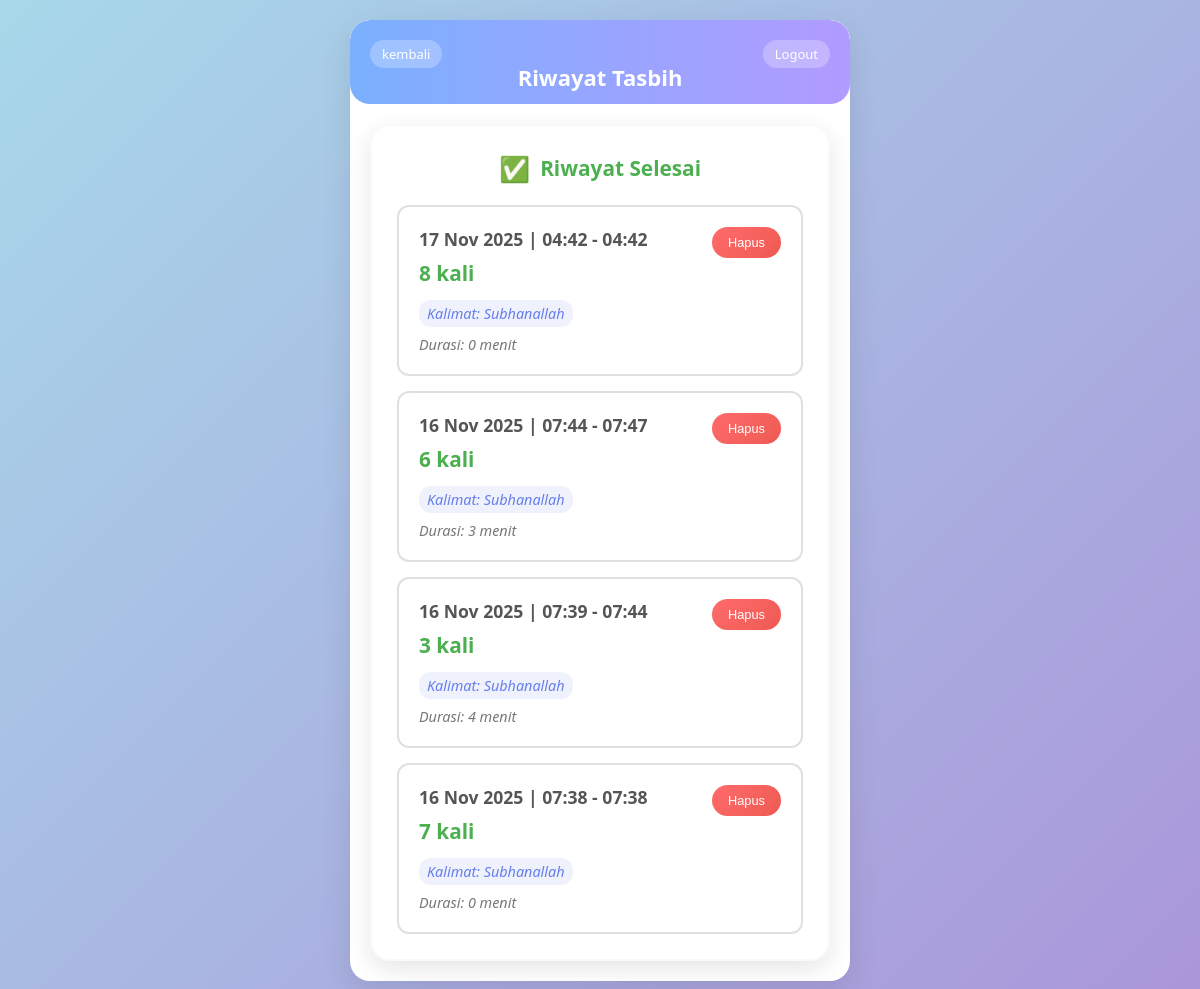
The app's page /history.php (signed in) with its own data.
### tables this page shows
CREATE TABLE `tasbih_records` (
  `id` int NOT NULL,
  `user_id` int DEFAULT NULL,
  `count` int NOT NULL,
  `date` date NOT NULL,
  `start_time` timestamp NULL DEFAULT NULL,
  `end_time` timestamp NULL DEFAULT NULL,
  `thayyibah_text` varchar(255) DEFAULT 'Subhanallah',
  `created_at` timestamp NULL DEFAULT CURRENT_TIMESTAMP,
  `updated_at` timestamp NULL DEFAULT CURRENT_TIMESTAMP ON UPDATE CURRENT_TIMESTAMP
);

### history.php (the view, shortened to what this page needs)
<?php
include 'config.php';
$user_id = $_SESSION['user_id'];
try {
    $stmt = $pdo->prepare("SELECT id, count, date, start_time, end_time, thayyibah_text FROM tasbih_records WHERE user_id = ? AND end_time IS NOT NULL ORDER BY end_time DESC");
    $stmt->execute([$user_id]);
    $records = $stmt->fetchAll();
} catch(PDOException $e) {
    $records = [];
    $active_sessions = [];
    $total_count = 0;
}
?>
<!DOCTYPE html>
<html lang="id">
<head>
    <link rel="stylesheet" href="style.css">
</head>
<body>
    <div class="container">
    <header class="header-fixed">
    <a href="index.php" class="btn-back">kembali</a>
    <div class="title-group">
        <h1><br>Riwayat Tasbih</h1>
    </div>
    <a href="logout.php" class="btn-logout">Logout</a>
</header>
        <div class="history-container">
            <div class="completed-sessions">
                <h3> Riwayat Selesai</h3>
                <?php if(count($records) > 0): ?>
                    <div class="history-list">
                        <?php foreach($records as $record): ?>
                            <div class="history-item">
                                <div class="history-info">
                                    <div class="history-time">
                                        <?php
                                            $start = date('H:i', strtotime($record['start_time']));
                                            $end = date('H:i', strtotime($record['end_time']));
                                            $date = date('d M Y', strtotime($record['date']));
                                            echo "$date | $start - $end";
                                        ?>
                                    </div>
                                    <div class="history-count"><?php echo $record['count']; ?> kali</div>
                                    <div class="history-thayyibah">
                                        Kalimat: <?php echo htmlspecialchars($record['thayyibah_text'] ?? 'Subhanallah'); ?>
                                    </div>
                                    <div class="history-duration">
                                        Durasi: <?php
                                            $start_time = new DateTime($record['start_time']);
                                            $end_time = new DateTime($record['end_time']);
                                            $duration = $start_time->diff($end_time);
                                            if($duration->h > 0) {
                                                echo $duration->format('%h jam %i menit');
                                            } else {
                                                echo $duration->format('%i menit');
                                            }
                                        ?>
                                    </div>
                                </div>
                                <div class="history-actions">
                                    <button class="btn-delete" onclick="deleteRecord(<?php echo $record['id']; ?>)">
                                        Hapus
                                    </button>
                                </div>
                            </div>
                        <?php endforeach; ?>
                    </div>
                <?php endif; ?>
            </div>
        </div>
    </div>
</body>
</html>

### style.css (style rules this page uses)
* { margin: 0; padding: 0; box-sizing: border-box; }
body { font-family: "Segoe UI", Tahoma, Geneva, Verdana, sans-serif; background: linear-gradient(135deg, #a8d8ea 0%, #aa96da 100%); color: #333; min-height: 100vh; padding: 20px; }
.container { max-width: 500px; margin: 0 auto; background: white; border-radius: 20px; box-shadow: 0 10px 30px rgba(0, 0, 0, 0.1); overflow: hidden; min-height: 90vh; }
header { background: linear-gradient(135deg, #a8d8ea 0%, #aa96da 100%); color: white; padding: 20px; text-align: center; position: relative; }
header h1 { font-size: 1.8rem; margin-bottom: 5px; }
.btn-history, .btn-back, .btn-logout, .btn-login, .btn-register { position: absolute; top: 20px; padding: 8px 15px; background: rgba(255, 255, 255, 0.3); color: white; text-decoration: none; border-radius: 20px; font-size: 0.8rem; transition: background 0.3s; }
.btn-history, .btn-back { left: 20px; }
.btn-logout { right: 20px; }
.history-container { background: white; border-radius: 20px; padding: 25px; margin: 20px; box-shadow: 0 8px 25px rgba(0, 0, 0, 0.1); border: 2px solid #f8f9fa; }
.completed-sessions h3 { color: #4caf50; margin-bottom: 20px; text-align: center; font-size: 1.3em; display: flex; align-items: center; justify-content: center; gap: 10px; }
.completed-sessions h3::before { content: "✅"; font-size: 1.2em; }
.history-list { display: flex; flex-direction: column; gap: 15px; }
.history-item { background: white; border: 2px solid #e0e0e0; border-radius: 12px; padding: 20px; transition: all 0.3s ease; display: flex; justify-content: space-between; align-items: flex-start; }
.history-info { flex: 1; }
.history-time { font-weight: bold; color: #555; margin-bottom: 8px; font-size: 1.1em; }
.history-count { font-size: 1.3em; font-weight: bold; color: #4caf50; margin-bottom: 8px; }
.history-thayyibah { font-style: italic; color: #666; margin-top: 5px; font-size: 0.9em; background: rgba(102, 126, 234, 0.1); padding: 4px 8px; border-radius: 12px; display: inline-block; color: #667eea; }
.history-duration { font-size: 0.9em; color: #777; font-style: italic; margin-top: 8px; }
.history-actions { display: flex; gap: 10px; }
.btn-delete { background: linear-gradient(135deg, #ff6b6b 0%, #ee5a52 100%); color: white; border: none; border-radius: 20px; padding: 8px 16px; font-size: 0.8rem; cursor: pointer; transition: all 0.3s ease; white-space: nowrap; }
.header-fixed { display: flex; align-items: center; justify-content: space-between; padding: 12px 15px; background: linear-gradient(to right, #7bb0ff, #b19bff); border-radius: 20px; color: white; }
.title-group { text-align: center; flex: 1; }
.title-group h1 { margin: 0; font-size: 22px; font-weight: bold; }
.btn-back, .btn-logout { background: rgba(255,255,255,0.25); padding: 5px 12px; border-radius: 20px; color: white; text-decoration: none; font-size: 13px; white-space: nowrap; }

### records on screen
tasbih_records: date "17 Nov 2025", start_time "04:42", end_time "04:42", count "8", thayyibah_text "Subhanallah", $duration->format('%i menit') "0 menit"
tasbih_records: date "16 Nov 2025", start_time "07:44", end_time "07:47", count "6", thayyibah_text "Subhanallah", $duration->format('%i menit') "3 menit"
tasbih_records: date "16 Nov 2025", start_time "07:39", end_time "07:44", count "3", thayyibah_text "Subhanallah", $duration->format('%i menit') "4 menit"
tasbih_records: date "16 Nov 2025", start_time "07:38", end_time "07:38", count "7", thayyibah_text "Subhanallah", $duration->format('%i menit') "0 menit"
